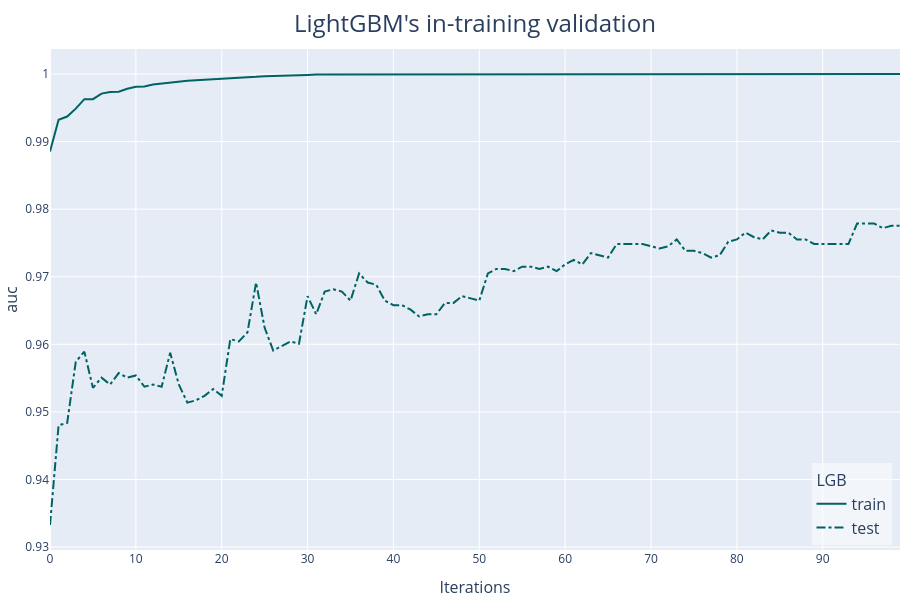

Write notebook code for a chart like this one.
### Code cell
# Plote a validação nos conjuntos de treino e teste
experionml.lgb.plot_evals(dataset="train+test", title="LightGBM's in-training validation")

### Figure 1 — Plotly figure (JSON) as saved in the notebook; plotly's stock layout.template omitted (floating-point values rounded to 4 significant figures)
{"data": [{"hovertemplate": "(%{x}, %{y})<extra>LGB - train</extra>", "legendgroup": "LGB", "legendgrouptitle": {"font": {"size": 16}, "text": "LGB"}, "line": {"color": "rgb(0, 98, 98)", "dash": "solid", "width": 2}, "marker": {"color": "rgb(0, 98, 98)", "line": {"color": "rgba(255, 255, 255, 0.9)", "width": 1}, "size": 8, "symbol": "circle"}, "mode": "lines", "name": "train", "showlegend": true, "type": "scatter", "x": [0, 1, 2, 3, 4, 5, 6, 7, 8, 9, 10, 11, 12, 13, 14, 15, 16, 17, 18, 19, 20, 21, 22, 23, 24, 25, 26, 27, 28, 29, 30, 31, 32, 33, 34, 35, 36, 37, 38, 39, 40, 41, 42, 43, 44, 45, 46, 47, 48, 49, 50, 51, 52, 53, 54, 55, 56, 57, 58, 59, 60, 61, 62, 63, 64, 65, 66, 67, 68, 69, 70, 71, 72, 73, 74, 75, 76, 77, 78, 79, 80, 81, 82, 83, 84, 85, 86, 87, 88, 89, 90, 91, 92, 93, 94, 95, 96, 97, 98, 99], "xaxis": "x", "y": [0.9885, 0.9932, 0.9937, 0.9949, 0.9963, 0.9963, 0.9971, 0.9973, 0.9974, 0.9978, 0.9981, 0.9982, 0.9984, 0.9986, 0.9988, 0.9989, 0.999, 0.9991, 0.9992, 0.9993, 0.9994, 0.9994, 0.9995, 0.9995, 0.9996, 0.9997, 0.9997, 0.9998, 0.9998, 0.9999, 0.9999, 0.9999, 0.9999, 1.0, 1.0, 1.0, 1.0, 1.0, 1.0, 1.0, 1.0, 1.0, 1.0, 1.0, 1.0, 1.0, 1.0, 1.0, 1.0, 1.0, 1.0, 1.0, 1.0, 1.0, 1.0, 1.0, 1.0, 1.0, 1.0, 1.0, 1.0, 1.0, 1.0, 1.0, 1.0, 1.0, 1.0, 1.0, 1.0, 1.0, 1.0, 1.0, 1.0, 1.0, 1.0, 1.0, 1.0, 1.0, 1.0, 1.0, 1.0, 1.0, 1.0, 1.0, 1.0, 1.0, 1.0, 1.0, 1.0, 1.0, 1.0, 1.0, 1.0, 1.0, 1.0, 1.0, 1.0, 1.0, 1.0, 1.0], "yaxis": "y"}, {"hovertemplate": "(%{x}, %{y})<extra>LGB - test</extra>", "legendgroup": "LGB", "legendgrouptitle": {"font": {"size": 16}, "text": "LGB"}, "line": {"color": "rgb(0, 98, 98)", "dash": "dashdot", "width": 2}, "marker": {"color": "rgb(0, 98, 98)", "line": {"color": "rgba(255, 255, 255, 0.9)", "width": 1}, "size": 8, "symbol": "circle"}, "mode": "lines", "name": "test", "showlegend": true, "type": "scatter", "x": [0, 1, 2, 3, 4, 5, 6, 7, 8, 9, 10, 11, 12, 13, 14, 15, 16, 17, 18, 19, 20, 21, 22, 23, 24, 25, 26, 27, 28, 29, 30, 31, 32, 33, 34, 35, 36, 37, 38, 39, 40, 41, 42, 43, 44, 45, 46, 47, 48, 49, 50, 51, 52, 53, 54, 55, 56, 57, 58, 59, 60, 61, 62, 63, 64, 65, 66, 67, 68, 69, 70, 71, 72, 73, 74, 75, 76, 77, 78, 79, 80, 81, 82, 83, 84, 85, 86, 87, 88, 89, 90, 91, 92, 93, 94, 95, 96, 97, 98, 99], "xaxis": "x", "y": [0.9333, 0.948, 0.9484, 0.9574, 0.9589, 0.9536, 0.9551, 0.9541, 0.9557, 0.9551, 0.9554, 0.9537, 0.9541, 0.9537, 0.9588, 0.9541, 0.9514, 0.9517, 0.9524, 0.9534, 0.9524, 0.9608, 0.9604, 0.9618, 0.9691, 0.9624, 0.9591, 0.9598, 0.9604, 0.9601, 0.9671, 0.9645, 0.9678, 0.9681, 0.9678, 0.9665, 0.9705, 0.9691, 0.9688, 0.9665, 0.9658, 0.9658, 0.9651, 0.9641, 0.9645, 0.9645, 0.9661, 0.9661, 0.9671, 0.9668, 0.9665, 0.9705, 0.9712, 0.9712, 0.9708, 0.9715, 0.9715, 0.9712, 0.9715, 0.9708, 0.9718, 0.9725, 0.9718, 0.9735, 0.9732, 0.9728, 0.9748, 0.9748, 0.9748, 0.9748, 0.9745, 0.9742, 0.9745, 0.9755, 0.9738, 0.9738, 0.9735, 0.9728, 0.9732, 0.9752, 0.9755, 0.9765, 0.9759, 0.9755, 0.9769, 0.9765, 0.9765, 0.9755, 0.9755, 0.9748, 0.9748, 0.9748, 0.9748, 0.9748, 0.9779, 0.9779, 0.9779, 0.9772, 0.9775, 0.9775], "yaxis": "y"}], "layout": {"font": {"size": 12}, "height": 600, "hoverlabel": {"font": {"size": 16}}, "legend": {"bgcolor": "rgba(255, 255, 255, 0.5)", "font": {"size": 16}, "groupclick": "toggleitem", "traceorder": "grouped", "x": 0.99, "xanchor": "right", "y": 0.01, "yanchor": "bottom"}, "margin": {"b": 50, "l": 50, "pad": 0, "r": 0, "t": 49}, "showlegend": true, "title": {"font": {"size": 24}, "pad": {"b": 15, "t": 15}, "text": "LightGBM's in-training validation", "x": 0.5, "xanchor": "center", "xref": "paper", "y": 1, "yanchor": "top"}, "width": 900, "xaxis": {"anchor": "y", "automargin": true, "domain": [0.0, 1.0], "title": {"font": {"size": 16}, "text": "Iterations"}}, "yaxis": {"anchor": "x", "automargin": true, "domain": [0.0, 1.0], "title": {"font": {"size": 16}, "text": "auc"}}}}
